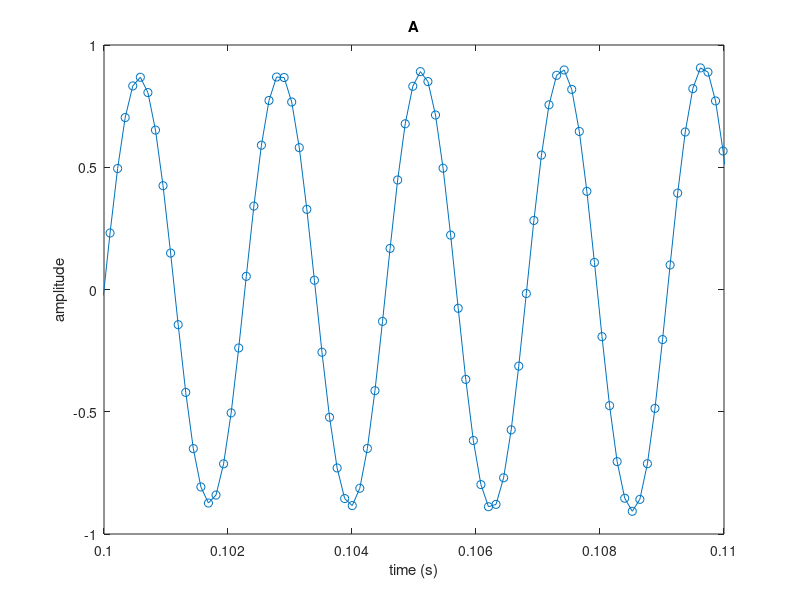

Write MATLAB code to recreate this figure. (Note: this script raises an error after producing the figure.)
clear all
close all


%piano notes in sequence starting from A4 (440 Hz)
notename = {'A' 'A#' 'B' 'C' 'C#' 'D' 'D#' 'E' 'F' 'F#' 'G' 'G#'}; 

% duration of each note (seconds)
dur = 0.3; 

%sampling frequency (hertz)
fs = 8.192e3; 

% time vector
dt = 1/fs;
nt = dur/dt;

t = 0:dt:dt*(nt-1);

% let's play a simple song
song = {'A' 'A' 'E' 'E' 'F#' 'F#' 'E' 'E' 'D' 'D' 'C#' 'C#' 'B' 'B' 'A' 'A'};

yout = []; % initial the song file
for i=1:length(song)
    
    n = find(strcmp(song(i), notename));

    %convert sequential note number to frequency
    f = 440*2.^((n-1)/12);
    
    % harmonic oscillation + amplitude is damped at the begining and at the
    % end using a sine window to make smooth transitions
    y = sin(pi*t/dur).*sin(2*pi*t*f);
    % add some zeros at the end to separate notes and append notes together 
    yout = [yout, [y, zeros(1, floor(0.3*dur*fs))]];
    
    % plot a numerical representation of a musical note
    figure(1),clf,
    plot(t,y,'o-'), title(notename{n}), xlim([0.1 0.11])
    xlabel('time (s)'), ylabel('amplitude')
    drawnow
    % play note
    soundsc(y,fs)
    pause(dur)
end

% save the song to a file
audiowrite('little_song_smooth.wav', yout, fs);

tout = (0:length(yout)-1)*dt;
%% Time-frequency analysis using CWT
[wt,frq] = cwt(yout,fs);
figure,
subplot(2,1,1)
plot(tout,yout), axis tight
title('Tune and CWT'),ylabel('Amplitude')
subplot(2,1,2)
surface(tout,frq,abs(wt))
axis tight,shading flat,xlabel('Time (s)'),ylabel('Frequency (Hz)')
set(gca,'yscale','log'), 
ylim([200 2000])
